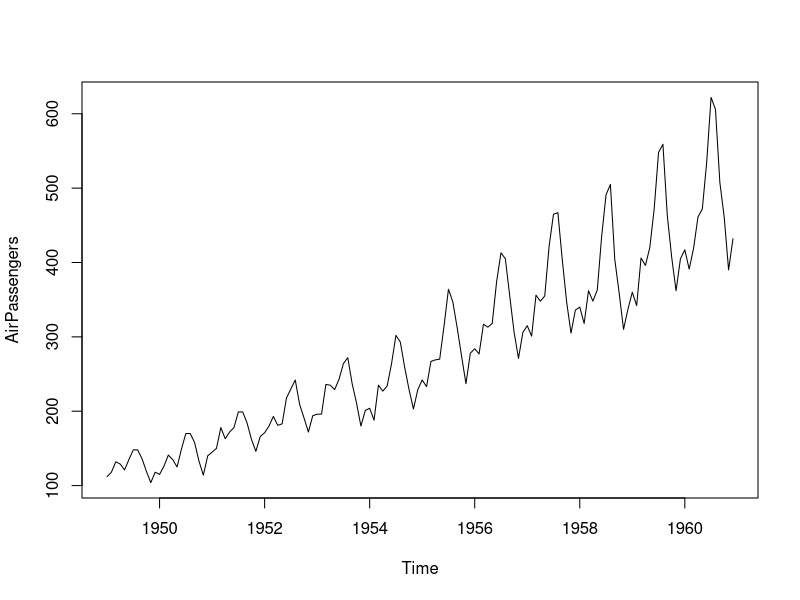
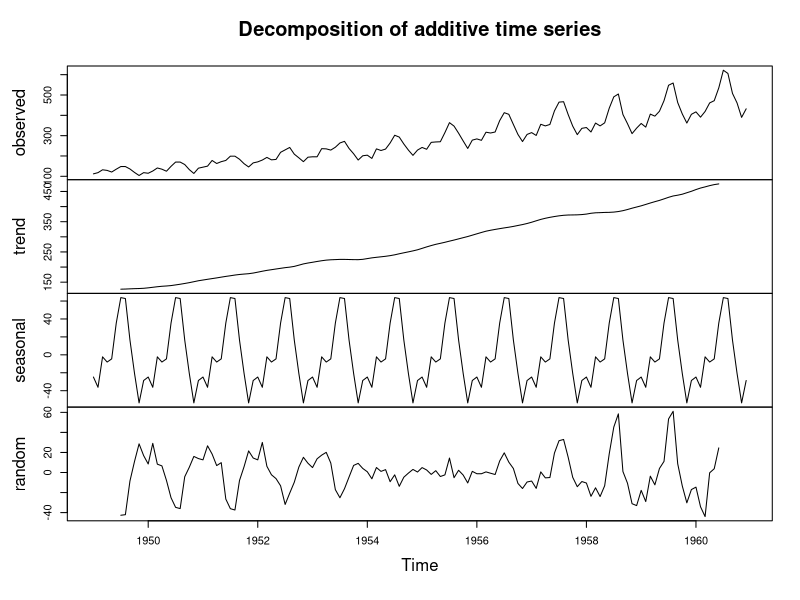

Generate these figures, in order, with R:
library(forecast)
data(AirPassengers)
plot(AirPassengers)
AirPassengers_decomposed <- decompose(AirPassengers)
plot(AirPassengers_decomposed)

